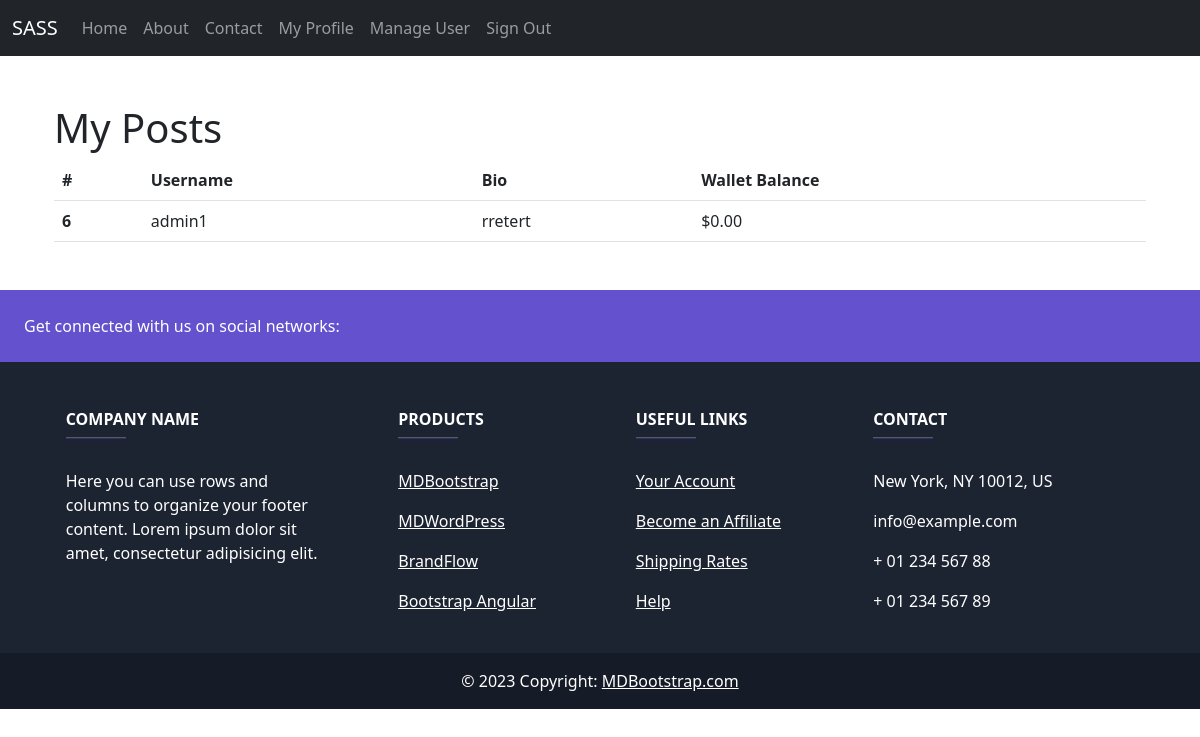
Screenshot of /details/ (signed in) with the database file from the repository.
### wallets/models.py (models this page shows, shortened)
class UserProfile(models.Model):
    user = models.OneToOneField(User, on_delete=models.CASCADE)
    bio = models.TextField(blank=True)
    wallet_balance = models.DecimalField(max_digits=10, decimal_places=2, default=0.0)

### wallets/views.py (the view)
# urls.py: path('details/', second_page, name='second_page'),
@login_required
def second_page(request):
    try:
        user_details = UserProfile.objects.get(user=request.user)
    except UserProfile.DoesNotExist:
        user_details = None
    context = {'user_details': user_details}
    return render(request, 'details.html', context)

### templates/details.html
{% extends 'base.html' %}
{% block content %}
<div class="container mt-5">
    <h1>My Posts</h1>
    <table class="table">
        <thead>
          <tr>
            <th scope="col">#</th>
            <th scope="col">Username</th>
            <th scope="col">Bio</th>
            <th scope="col">Wallet Balance</th>
          </tr>
        </thead>
        <tbody>
          <tr>
            <th scope="row">{{ user.id }}</th>
            <td>{{ user_details.user.username }}</td>
            <td>{{ user_details.bio }}</td>
            <td>${{ user_details.wallet_balance }}</td>
          </tr>
        </tbody>
      </table>
</div>
{% endblock content %}

### rows the page displays
UserProfile: user.username "admin1", bio "rretert", wallet_balance "0.00"

### other values shown
{{ user.id }} "6"
